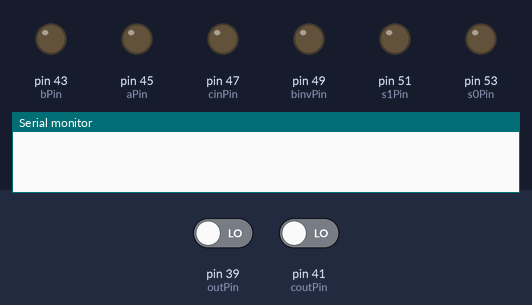
Recording of a sketch running on a simulated Arduino Mega 2560, built with avr-gcc and run on an emulated ATmega2560. Shown: output pins drawn as LEDs (lit = HIGH), the last lines printed to the serial monitor. The inputs (shaded band) are chosen by the test bench; at power-on: pin 39 (outPin) LOW, pin 41 (coutPin) LOW.

Above: at 0.1 s.
At 1.1 s:
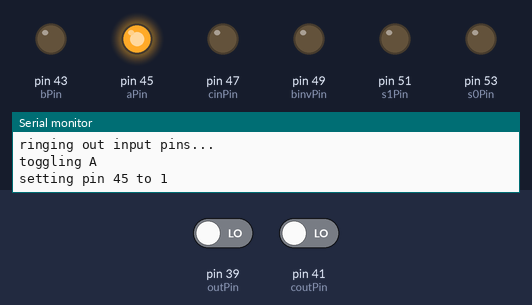
At 3.1 s:
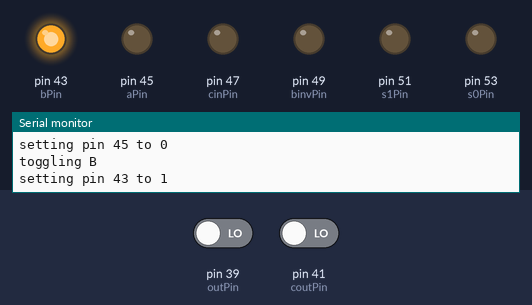
At 5.1 s:
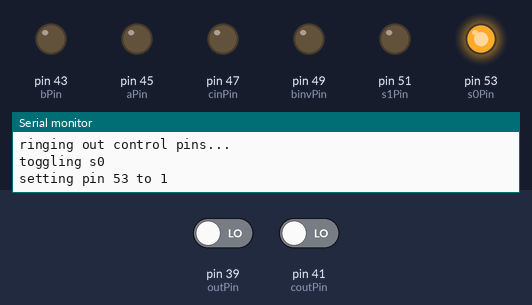
At 7.1 s:
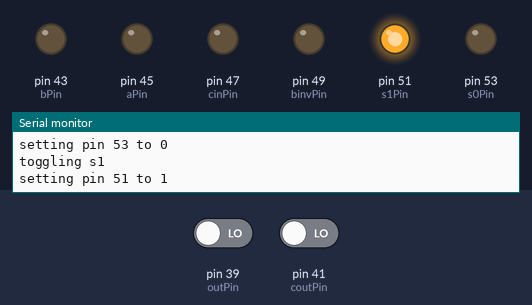
At 11.1 s:
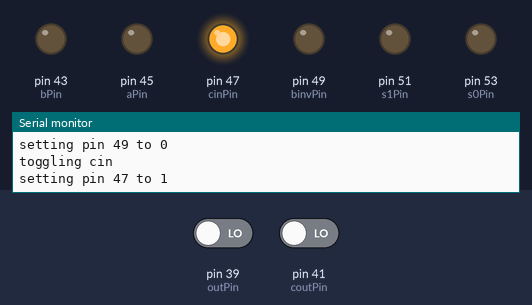
Timing chart, 0 to 27.1 s (numbered marks = the images above):
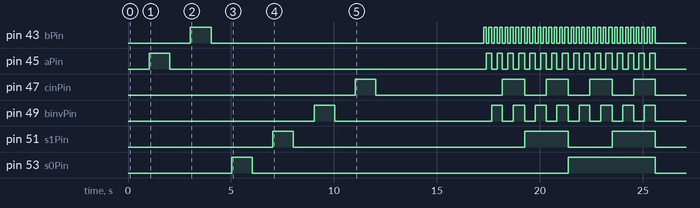

Measured:
- by itself, pin 43 (bPin): goes HIGH 1.0 s, LOW 13.2 s, 31 × (HIGH 0.13 s, LOW 0.13 s), HIGH 0.13 s, then LOW
- by itself, pin 45 (aPin): goes HIGH 1.0 s, LOW 15.4 s, 15 × (HIGH 0.26 s, LOW 0.26 s), HIGH 0.26 s, then LOW
- by itself, pin 47 (cinPin): goes HIGH 1.0 s, LOW 6.1 s, 3 × (HIGH 1.1 s, LOW 1.0 s), HIGH 1.0 s, then LOW
- by itself, pin 49 (binvPin): goes HIGH 1.0 s, LOW 7.6 s, 7 × (HIGH 0.52 s, LOW 0.52 s), HIGH 0.52 s, then LOW
- by itself, pin 51 (s1Pin): goes HIGH 1.0 s, LOW 11.2 s, HIGH 2.1 s, LOW 2.1 s, HIGH 2.1 s, then LOW
- by itself, pin 53 (s0Pin): LOW → HIGH at 5.0 s, → LOW 1.0 s later, → HIGH 15.3 s later, → LOW 4.2 s later

The sketch:

testSingle.ino
```cpp
// single board test

int aPin = 45;
int bPin = 43;

int s0Pin = 53;
int s1Pin = 51;
int binvPin = 49;
int cinPin = 47;

int outPin = 39;
int coutPin = 41;

boolean debug = false;

void setup() {
  Serial.begin(9600);

  pinMode(aPin, OUTPUT);
  pinMode(bPin, OUTPUT);
  pinMode(s0Pin, OUTPUT);
  pinMode(s1Pin, OUTPUT);
  pinMode(binvPin, OUTPUT);
  pinMode(cinPin, OUTPUT);

  pinMode(outPin, INPUT);
  pinMode(coutPin, INPUT);

  // reset all output pins
  writeField(0, 0, 0, 0, 0, 0);
}

void loop() {
  delay(1000);

  debug = true;
  ringOutPins();
  debug = false;

  delay(4000);
  fullTest();
  delay(120000);
}

// write the field and get the result
byte writeField(int s0, int s1, int binv, int cin, int a, int b) {
  writePin(aPin, a);
  writePin(bPin, b);
  writePin(s0Pin, s0);
  writePin(s1Pin, s1);
  writePin(binvPin, binv);
  writePin(cinPin, cin);

  delay(30);

  int output = digitalRead(outPin);
  int carryOut = digitalRead(coutPin);

  byte result = 0b00;
  bitWrite(result, 0, output);
  bitWrite(result, 1, carryOut);

  return result;
}

void writePin(int bitId, int val) {

  if (debug == true) {
    Serial.print("setting pin ");
    Serial.print(bitId);
  }
  if (val == 0) {
    if (debug == true) {
      Serial.println(" to 0");
    }
    digitalWrite(bitId, LOW);
  } else {
    if (debug == true) {
      Serial.println(" to 1");
    }
    digitalWrite(bitId, HIGH);
  }
}
```

fullTest.ino
```cpp
void fullTest() {

  int delayMs = 100;

  Serial.println("");
  Serial.println("Testing operation of board");
  Serial.println("--------------------------");
  Serial.println("");

  for (byte op = 0; op < 4; op = op + 1) {

    Serial.print("Operation: ");
    Serial.print(bitRead(op, 1));
    Serial.println(bitRead(op, 0));

    Serial.println("a   b   bin cin     out cout");
    Serial.println("-----------------------------");


    for (byte i = 0; i < 4; i = i + 1) {
      operate(op, i, 0, 0);
      delay(delayMs);
    }

    for (byte i = 0; i < 4; i = i + 1) {
      operate(op, i, 0, 1);
      delay(delayMs);
    }

    for (byte i = 0; i < 4; i = i + 1) {
      operate(op, i, 1, 0);
      delay(delayMs);
    }

    for (byte i = 0; i < 4; i = i + 1) {
      operate(op, i, 1, 1);
      delay(delayMs);
    }
  }

  writeField(0, 0, 0, 0, 0, 0);
}

void operate(int operation, byte inputVal, int cin, int binv) {

  int s0 = bitRead(operation, 1);
  int s1 = bitRead(operation, 0);

  int a = bitRead(inputVal, 1);
  int b = bitRead(inputVal, 0);

  Serial.print(a);
  Serial.print("   ");
  Serial.print(b);
  Serial.print("   ");
  Serial.print(binv);
  Serial.print("   ");
  Serial.print(cin);
  Serial.print("        ");

  byte result = writeField(s0, s1, binv, cin, a, b);

  int output = bitRead(result, 0);
  int carryOut = bitRead(result, 1);

  Serial.print(output);
  Serial.print("   ");
  Serial.println(carryOut);
}
```

ringOut.ino
```cpp
void ringOutPins() {

  int delayMs = 1000;

  Serial.println("ringing out input pins...");

  Serial.println("toggling A");
  writePin(aPin, 1);
  delay(delayMs);
  writePin(aPin, 0);
  delay(delayMs);

  Serial.println("toggling B");
  writePin(bPin, 1);
  delay(delayMs);
  writePin(bPin, 0);
  delay(delayMs);

  Serial.println("ringing out control pins...");
  Serial.println("toggling s0");
  writePin(s0Pin, 1);
  delay(delayMs);
  writePin(s0Pin, 0);
  delay(delayMs);
  Serial.println("toggling s1");
  writePin(s1Pin, 1);
  delay(delayMs);
  writePin(s1Pin, 0);
  delay(delayMs);
  Serial.println("toggling binv");
  writePin(binvPin, 1);
  delay(delayMs);
  writePin(binvPin, 0);
  delay(delayMs);
  Serial.println("toggling cin");
  writePin(cinPin, 1);
  delay(delayMs);
  writePin(cinPin, 0);
  delay(delayMs);
}
```
